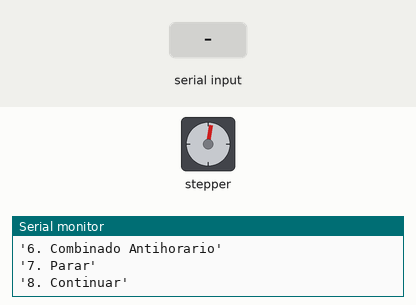
The sketch below on a simulated Arduino Uno, built with avr-gcc and run on an emulated ATmega328P. On the bench: stepper motor, the last lines printed to the serial monitor. Wiring (inferred from the names in the program): stepper motor (2048 steps per turn assumed): coils pin 8, pin 9, pin 10, pin 11. The inputs (shaded band) are chosen by the test bench.

Above: at 1.3 s.
1.4 s: "2" received over Serial
At 3.97 s:
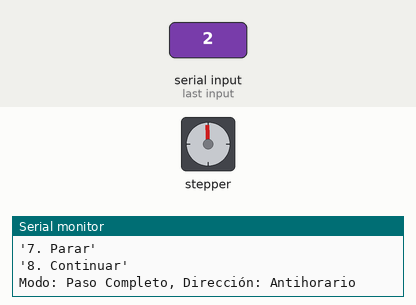
4.4 s: "3" received over Serial
7.4 s: "1" received over Serial
At 7.4 s:
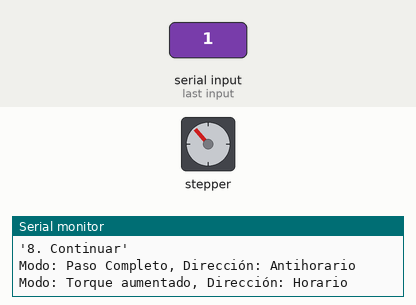
8.9 s: "5" received over Serial
Timing chart, 0 to 24.0 s (numbered marks = the images above; inputs shaded):
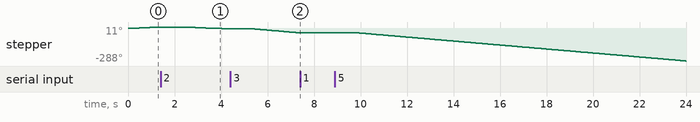

Measured:
- after the input at 7.4 s, stepper: stops changing and stays -41°
- after the input at 8.9 s, stepper: keeps turning counter-clockwise at about 18°/s, starting after 1.0 s

The sketch:

Practica2.ino
```cpp
// Definición de pines para las conexiones del motor
const int IN1 = 8; // Pin de control IN1 conectado al pin 8 de Arduino
const int IN2 = 9; // Pin de control IN2 conectado al pin 9 de Arduino
const int IN3 = 10; // Pin de control IN3 conectado al pin 10 de Arduino
const int IN4 = 11; // Pin de control IN4 conectado al pin 11 de Arduino

// Variables para la consola
String command = ""; // Variable para almacenar el comando recibido de la consola
int stepDelay = 10; // Tiempo de espera entre pasos (en milisegundos), ajustado a 10ms

// Secuencia de pasos completa para el motor (8 pasos)
int stepsFull[8][4] = {
  {1, 0, 0, 0},
  {1, 1, 0, 0},
  {0, 1, 0, 0},
  {0, 1, 1, 0},
  {0, 0, 1, 0},
  {0, 0, 1, 1},
  {0, 0, 0, 1},
  {1, 0, 0, 1}
};

// Secuencia de pasos para modo de torque aumentado (4 pasos)
int stepsTorque[4][4] = {
  {1, 0, 0, 1},
  {0, 1, 0, 1},
  {0, 1, 1, 0},
  {1, 0, 1, 0}
};

// Variables para controlar el modo, dirección y estado del motor
bool fullStepMode = true; // Modo de pasos completos (true) o torque aumentado (false)
bool clockwise = true;    // Dirección de movimiento (true = horario, false = antihorario)
bool isMoving = true;     // Estado del motor (true = en movimiento, false = detenido)

void setup() {
  // Configuración de los pines como salidas
  pinMode(IN1, OUTPUT);
  pinMode(IN2, OUTPUT);
  pinMode(IN3, OUTPUT);
  pinMode(IN4, OUTPUT);

  // Iniciar la comunicación serial a 9600 baudios
  Serial.begin(9600);
  // Mensaje inicial en la consola para indicar los comandos disponibles
  Serial.println("Ingrese: ");
  Serial.println("'1. Horario PasoCompleto'");
  Serial.println("'2. Antihorario PasoCompleto'");
  Serial.println("'3. Horario Torque'");
  Serial.println("'4. Antihorario Torque'");
  Serial.println("'5. Combinado Horario'");
  Serial.println("'6. Combinado Antihorario'");
  Serial.println("'7. Parar'");
  Serial.println("'8. Continuar'");
}

void loop() {
  // Comprobar comandos de la consola
  if (Serial.available()) {
    command = Serial.readString(); // Leer el comando enviado
    command.trim(); // Eliminar espacios en blanco al principio y al final
    handleCommand(command); // Llamar a la función para manejar el comando
  }

  // Ejecutar el movimiento solo si el motor está en movimiento
  if (isMoving) {
    // Mover el motor según el modo de operación
    moveMotor(fullStepMode ? stepsFull : stepsTorque, fullStepMode ? 8 : 4);
  }
}

// Función para manejar los comandos recibidos
void handleCommand(String cmd) {
  if (cmd == "1") {
    clockwise = true;           // Dirección horaria
    fullStepMode = true;         // Paso completo
    Serial.println("Modo: Paso Completo, Dirección: Horario");
  }
  else if (cmd == "2") {
    clockwise = false;          // Dirección antihoraria
    fullStepMode = true;         // Paso completo
    Serial.println("Modo: Paso Completo, Dirección: Antihorario");
  }
  else if (cmd == "3") {
    clockwise = true;           // Dirección horaria
    fullStepMode = false;        // Torque aumentado
    Serial.println("Modo: Torque aumentado, Dirección: Horario");
  }
  else if (cmd == "4") {
    clockwise = false;          // Dirección antihoraria
    fullStepMode = true;        // Torque aumentado
    Serial.println("Modo: Torque aumentado, Dirección: Antihorario");
  }
  else if (cmd == "5") {
    clockwise = true;           // Dirección horaria
    fullStepMode = false;        // Modo combinado
    Serial.println("Modo: Combinado (Paso Completo + Torque), Dirección: Horario");
  }
  else if (cmd == "6") {
    clockwise = false;          // Dirección antihoraria
    fullStepMode = true;        // Modo combinado
    Serial.println("Modo: Combinado (Paso Completo + Torque), Dirección: Antihorario");
  }
  else if (cmd == "7") {
    isMoving = false;           // Detener el movimiento
    Serial.println("Motor detenido");
  }
  else if (cmd == "8") {
    isMoving = true;            // Continuar el movimiento
    Serial.println("Motor en movimiento");
  }
  else {
    Serial.println("Comando no reconocido");
  }
}

// Función para mover el motor según la secuencia de pasos
void moveMotor(int steps[][4], int stepCount) {
  // Iterar sobre la cantidad de pasos especificada
  for (int i = 0; i < stepCount; i++) {
    // Calcular el índice según la dirección del movimiento
    int idx = clockwise ? i : (stepCount - 1 - i);

    // Establecer los pines de salida según la secuencia de pasos
    digitalWrite(IN1, steps[idx][0]);
    digitalWrite(IN2, steps[idx][1]);
    digitalWrite(IN3, steps[idx][2]);
    digitalWrite(IN4, steps[idx][3]);

    // Esperar un tiempo determinado antes de continuar al siguiente paso
    delay(stepDelay);

    // Comprobar si hay un nuevo comando antes de completar el ciclo de pasos
    if (Serial.available()) {
      command = Serial.readString(); // Leer el nuevo comando
      command.trim(); // Eliminar espacios en blanco
      handleCommand(command); // Manejar el nuevo comando
      break; // Salir del bucle si hay un nuevo comando
    }
  }
}
```
